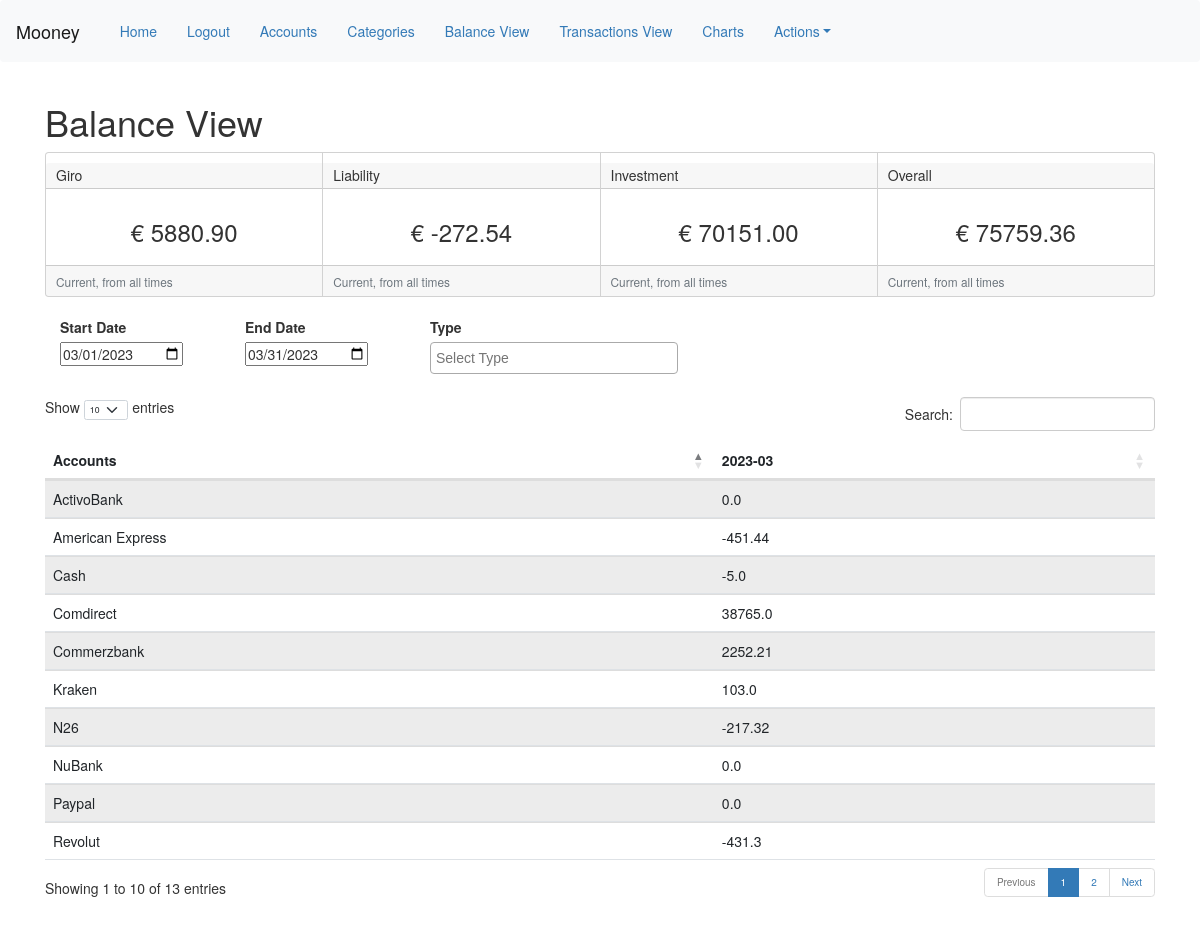
/balance_view (signed in), run on the app's committed database.
### app/models.py (models this page shows, shortened)
class Account(db.Model):
    id            = db.Column(db.Integer, primary_key=True)
    name  = db.Column(db.String(64), unique=False)
    type  = db.Column(db.String(32), unique=False)
    currency = db.Column(db.String(16), unique=False)
    description   = db.Column(db.String(255), nullable=True)
    created_at    = db.Column(db.DateTime, index=True, default=datetime.utcnow)
    last_modified = db.Column(db.DateTime, index=True, default=datetime.utcnow)
    start_balance = db.Column(db.Float(64), default=0.00)
    balance_date   = db.Column(db.Date, index=True, default=datetime.today())
    user_id       = db.Column(db.Integer, db.ForeignKey('user.id'))
    balance_archive = db.Column(db.String(), nullable=True)

### app/routes.py (the view)
@app.route('/balance_view', methods=['GET', 'POST'])
@login_required
def balance_view():
    form = DateTypeForm()
    month_range = []
    acc_range = []
    balance_by_type = get_balance_by_type()
    accounts = db.session.query(Account.id, Account.name, Account.type,Account.start_balance, Account.balance_archive,
                                 Account.created_at).filter_by(user_id=current_user.id).all()
    if form.type.data:
        accounts = db.session.query(Account.id, Account.name, Account.type,Account.start_balance, Account.balance_archive,
                                 Account.created_at).filter(Account.type.in_(form.type.data)).filter_by(user_id=current_user.id).all()
    month_range = pd.date_range(form.start_date.data,form.end_date.data,
            freq='MS').strftime("%Y-%m").tolist()
    acc_trimmed = {}
    for acc in accounts:
        acc_trimmed[acc.name] = {}
        if acc.name not in acc_range:
            acc_range.append(acc.name)
        if acc.type == 'Investment':
            for idx, m in enumerate(month_range):
                acc_trimmed[acc.name][m] = acc.start_balance
                try:
                    acc_= json.loads(acc.balance_archive)
                    acc_= collections.OrderedDict(sorted(acc_.items()))
                except:
                    acc_= False
                if acc_:
                    if m in acc_:
                        acc_trimmed[acc.name][m] = acc_[m][0]
                    else:
                        if idx-1 >= 0:
                            acc_trimmed[acc.name][m] = acc_trimmed[acc.name][month_range[idx-1]]
        else:
            transaction_balance = db.session.query(func.sum(Transaction.amount),
                func.strftime("%Y-%m", Transaction.date).label('month')).filter(Transaction.account.in_([acc.id])).group_by(func.strftime("%Y-%m",
                Transaction.date).label('month')).all()
            trf_negative = db.session.query(func.sum(Transfer.amount),
                func.strftime("%Y-%m", Transfer.date).label('month')).filter(Transfer.source_account.in_([acc.id])).group_by(func.strftime("%Y-%m",
                Transfer.date).label('month')).all()
            trf_positive = db.session.query(func.sum(Transfer.amount),
                func.strftime("%Y-%m", Transfer.date).label('month')).filter(Transfer.target_account.in_([acc.id])).group_by(func.strftime("%Y-%m",
                Transfer.date).label('month')).all()
            start_balance = db.session.query(func.sum(Account.start_balance),
                func.strftime("%Y-%m", Account.created_at).label('month')).filter(Account.id.in_([acc.id])).group_by(func.strftime("%Y-%m",
                Account.created_at).label('month')).all()
            for idx, m in enumerate(month_range):
                tr_ = 0.0
                trf_n = 0.0
                trf_p = 0.0
                sb_ = 0.0
                for tr in transaction_balance:
                    if m in tr:
                        tr_ = round(tr[0], 2)
                for tn in trf_negative:
                    if m in tn:
                        trf_n = round(tn[0], 2)
                for tp in trf_positive:
                    if m in tp:
                        trf_p = round(tp[0], 2)
                for sb in start_balance:
                    if m in sb:
                        sb_ = round(sb[0], 2)
                transfer_balance = float(trf_p) - float(trf_n)
                balance = float(sb_) + float(tr_) + transfer_balance
                if idx-1 >= 0:
                    acc_trimmed[acc.name][m] = balance + acc_trimmed[acc.name][month_range[idx-1]]
                else:
                    acc_trimmed[acc.name][m] = balance
    return render_template('balance_view.html', title='Balance View', form=form, balance_by_type=balance_by_type, month_range=month_range, acc_range=acc_range, acc_trimmed=acc_trimmed)

### app/forms.py
class DateTypeForm(FlaskForm):
    start_date = DateField('Start Date', default=get_month_dates()[0])
    end_date = DateField('End Date', default=get_month_dates()[1])
    type = SelectMultipleField('Type', id='type', validators=[DataRequired()],
        choices=Config.ACCOUNT_TYPES, default='')
    submit = SubmitField('Go')

### app/models.py (called while the page is built)
@login.user_loader
def load_user(id):
    return User.query.get(int(id))

### app/templates/balance_view.html (shortened to what this page needs)
{% extends "base.html" %}
{% import 'bootstrap/wtf.html' as wtf %}
{% block app_content %}
    <h1> {{ title }} </h1>
    <div class="card-group">
        {% set y = namespace(value=0) %}
        {% for k,v in balance_by_type.items() %}
        {% set y.value = y.value + v %}
        <div class="card">
            <h5 class="card-header">{{ k }}</h5>
            <div class="card-body">
              <h3 class="text-center">{{ "€ %.2f" % v }}</h3>
            </div>
            <div class="card-footer">
              <small class="text-muted">Current, from all times</small>
            </div>
          </div>
        {% endfor %}
        <div class="card">
          <h5 class="card-header">Overall</h5>
          <div class="card-body">
            <h3 class="text-center">{{ "€ %.2f" % y.value }}</h3>
          </div>
          <div class="card-footer">
            <small class="text-muted">Current, from all times</small>
          </div>
        </div>
    </div>
    <br>
    <div>
        <form action="" method="post">
          <div class="col-md-2">
            {{ form.start_date.label }}
            {{ form.start_date(size=32, onchange="submit()") }}
          </div>
          <div class="col-md-2">
            {{ form.end_date.label }}
            {{ form.end_date(size=32, onchange="submit()") }}
          </div>
          <div class="col-md-3">
            {{ form.type.label }}<br>
            {{ form.type(class_="select2", style="width: 100%",onchange="submit()") }}<br>
          </div>
        </form>
        <br>
        <br>
    </div>
    <div>
    <br>
    <br>
    <table id="data" class="table table-striped">
        <thead>
            <tr>
                <th>Accounts</th>
            {% for m in month_range %}
                <th>{{ m }}</th>
            {% endfor %}
            </tr>
        </thead>
        <tbody>
        {% set i = namespace(value=0) %}
        {% for acc in acc_range %}
            <tr>
            <td>{{ acc }}</td>
            {% for m in month_range %}
                <td>{{ acc_trimmed[acc][m] }}</td>
            {% endfor %}
            </tr>
        {% endfor %}
    </tbody>
    </table>
  </div>
  <br>
  <br>
{% endblock %}

### data on the page
Account: name "Comdirect", name "38765.0"
Account: name "Kraken", name+start_balance "103.0"
Account: name "Commerzbank", name "2252.21"
Account: name "N26", name "-217.32"
Account: name "ActivoBank", name "0.0"
Account: name "Revolut", name "-431.3"
Account: name "Paypal", name "0.0"
Account: name "NuBank", name "0.0"
Account: name "Cash", name "-5.0"
Account: name "American Express", name "-451.44"

### other printed values
{{ title }} "Balance View"
{{ k }} "Giro" "Liability" "Investment"
{{ "€ %.2f" % v }} "€ 5880.90" "€ -272.54" "€ 70151.00"
{{ "€ %.2f" % y.value }} "€ 75759.36"
{{ m }} "2023-03"
